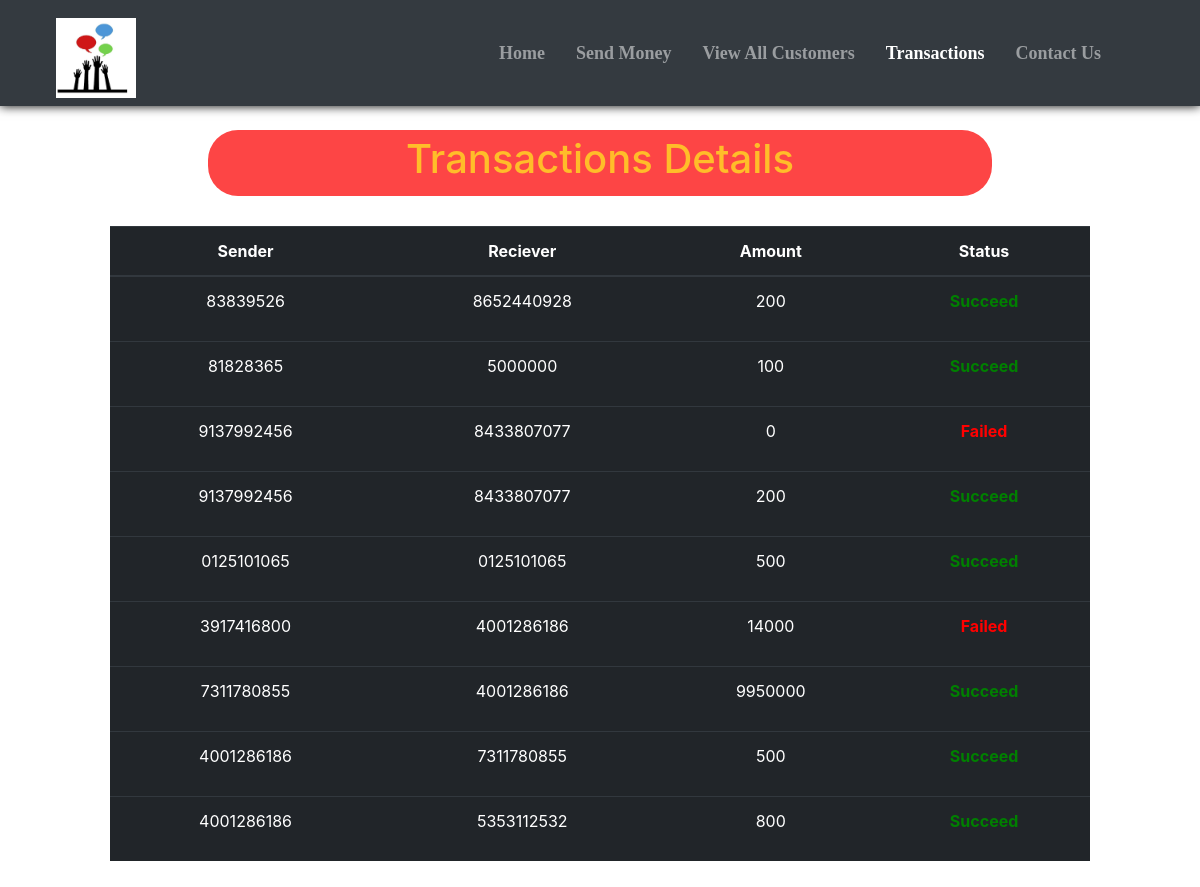
Screenshot of /transactions.php with the database file from the repository.
### tables this page shows
CREATE TABLE `transactions` (
  `sr` int(11) NOT NULL,
  `sender` varchar(10) NOT NULL,
  `receiver` varchar(10) NOT NULL,
  `amount` bigint(20) NOT NULL,
  `status` varchar(10) NOT NULL
);

### transactions.php (the view, shortened to what this page needs)
<!doctype html>
<html lang="en">
<head>
    <link href="//maxcdn.bootstrapcdn.com/bootstrap/4.1.1/css/bootstrap.min.css" rel="stylesheet" id="bootstrap-css">
    <link rel="stylesheet" href="https://use.fontawesome.com/releases/v5.1.0/css/all.css"
>
</head>
<body style="background-image:url('statics/trans.jpg');background-size:cover;background-attachment:fixed;width:100%;height
:auto">
    <?php include 'spin.php'; ?>
    <nav class="navbar navbar-expand-lg navbar-dark bg-dark fixed fixed-top"
        style="font-family:candara; font-size:18px; box-shadow: 0px 0px 10px 0px black;">
        <div class="container-fluid">
            <a href="index.php"><img src="statics\logo.png" alt=""
                    style="height: 80px; margin-left:25px; margin-top:10px;"></a>
        </div>
        <div class="collapse navbar-collapse" id="navbarSupportedContent">
            <b>
                <ul class="navbar-nav ">
                    <li class="nav-item nav-links" style="margin-left:15px;">
                        <a class="nav-link text-nowrap" aria-current="page" href="index.php">Home</a>
                    </li>
                    <li class="nav-item" style="margin-left:15px; ">
                        <a class="nav-link text-nowrap" href="send_money.php">Send Money</a>
                    </li>
                    <li class="nav-item" style="margin-left:15px;">
                        <a class="nav-link text-nowrap" href="all_cust.php">View All Customers</a>
                    </li>
                    <li class="nav-item" style="margin-left:15px;">
                        <a class="nav-link text-nowrap active" href="transactions.php">Transactions</a>
                    </li>
                   <li class="nav-item" style="margin-left:15px; margin-right:75px;">
                        <a class="nav-link text-nowrap" href="contact_us.php">Contact Us</a>
                    </li>
                </ul>
            </b>
        </div>
    </nav>
    <center>
        <div class="container" style="margin-top: 10%; padding:10px 80px 10px 80px; ">
            <div
                style="width:80%; background-color:rgba(253,0,0,.73); padding:5px 5px 5px 5px; border-radius:30px; box-shadow: 2px 2px 10px White;">
                <h1 style=" color:#FFBD29;">Transactions Details</h1>
            </div>
            <?php
    $conn = mysqli_connect($servername, $username, $password, $database);
    if(!$conn){
        die("Connection not established: ".mysqli_connect_error());
    }else{
        $sql = "SELECT * FROM `transactions`";
        $result = mysqli_query($conn, $sql);
?>
            <table class="table table-dark" style="margin-top: 30px;">
                <thead>
                    <tr>
                        <th scope="col">Sender</th>
                        <th scope="col">Reciever</th>
                        <th scope="col">Amount</th>
                        <th scope="col">Status</th>
                    </tr>
                </thead>
                <?php
echo "<tbody>";
        while($row = mysqli_fetch_assoc($result)){
        if(!(empty($row['sender']) && empty($row['receiver']) && empty($row['amount'])))
            {echo    '
            <tr>
              <td>'.$row['sender'].'</td>
              <td>'.$row['receiver'].'</td>
              <td>'.$row['amount'].'</td>
              <td>'; ?> <?php if($row['status'] == "succeed"){echo '<b><p style="color:green;">Succeed</p></b>';}else{echo '<b><p style="color:red;">Failed</p></b>';} ?>
              <?php echo '</td>
              </tr>';}
    }
    }
    echo "</tbody>";
?>
        </div>
    </center>
</body>
</html>

### transactions.php (style rules this page uses)
th, td { text-align: center; }

### rows the page displays
transactions: sender "83839526", receiver "8652440928", amount "200", status "Succeed"
transactions: sender "81828365", receiver "5000000", amount "100", status "Succeed"
transactions: sender "9137992456", receiver "8433807077", amount "0", status "Failed"
transactions: sender "9137992456", receiver "8433807077", amount "200", status "Succeed"
transactions: sender "0125101065", receiver "0125101065", amount "500", status "Succeed"
transactions: sender "3917416800", receiver "4001286186", amount "14000", status "Failed"
transactions: sender "7311780855", receiver "4001286186", amount "9950000", status "Succeed"
transactions: sender "4001286186", receiver "7311780855", amount "500", status "Succeed"
transactions: sender "4001286186", receiver "5353112532", amount "800", status "Succeed"
